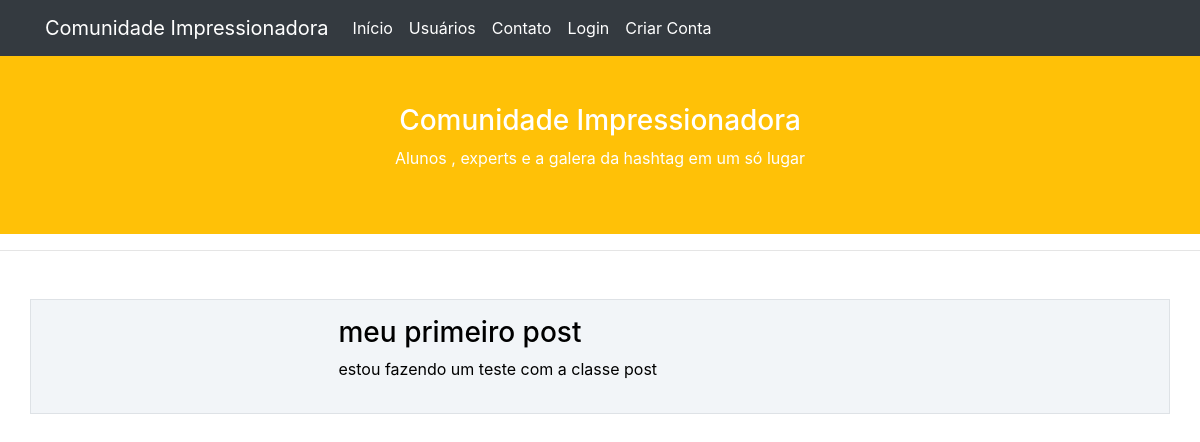
Before: / with the older database file.
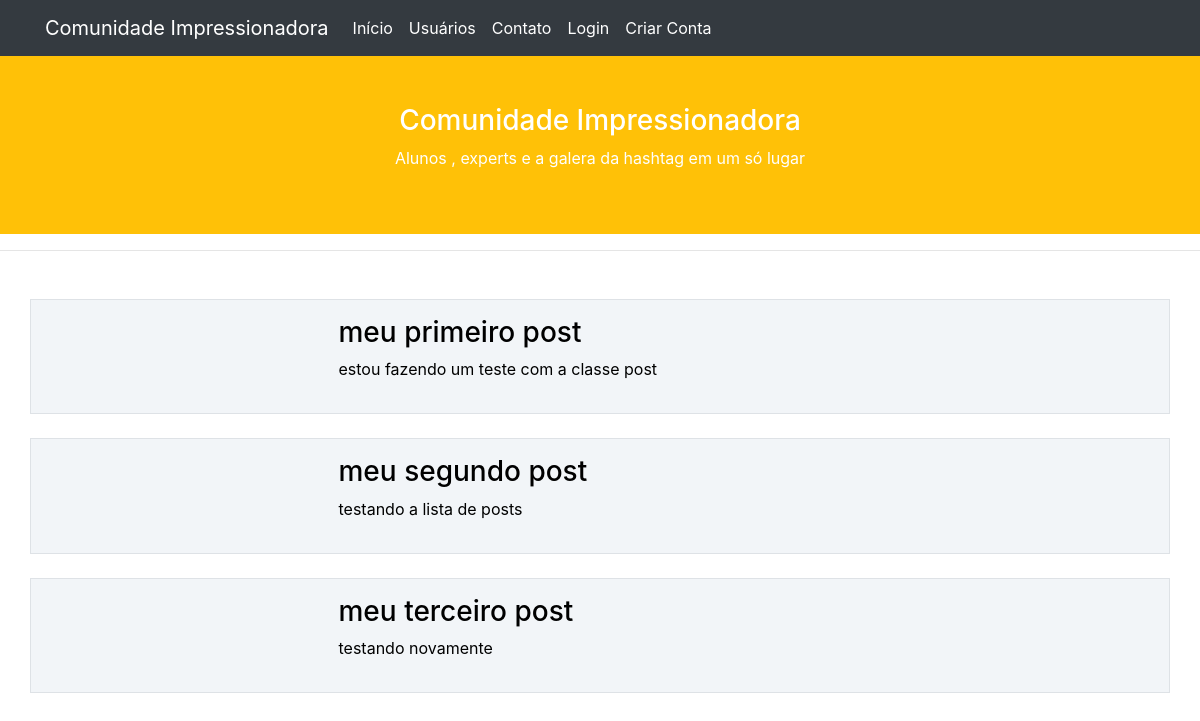
After: the same page with the newer database file.
### comunidadeimpressionadora/models.py (models this page shows)
class Post(database.Model):
     id = database.Column(database.Integer, primary_key=True)
     titulo =  database.Column(database.String, nullable=False)
     corpo =  database.Column(database.Text, nullable=False)
     data_criacao =  database.Column(database.DateTime, nullable=False, default=datetime.now)
     id_usuario = database.Column(database.Integer,
                                  database.ForeignKey('usuarios.id'),
                                  nullable=False)#relacao desta tabela com de Usuario

### comunidadeimpressionadora/routes.py (the view)
@app.route('/')   #pagina de inicio
def home():
    posts = Post.query.all()
    return render_template('home.html', posts=posts)#envia os posts  para pagina home.html

### comunidadeimpressionadora/templates/home.html (shortened to what this page needs)
{% extends 'base.html' %}
{% block body %}
<div class="container-fluid p-5 bg-warning text-white text-center">
  <h3>Comunidade Impressionadora</h3>
  <p>Alunos , experts e a galera da hashtag em um só lugar</p>
</div>
<hr>
<div class="container mt-5">
       {% for post in posts %}
     <div class="row  border mt-4 p-3 meupost">
        <div class="col col-3  ">
              <div class="image p-2">
              </div>
        </div>
        <div class="col col-9" >
            <h3>{{ post.titulo }}</h3>
            <p>{{ post.corpo }}</p>
        </div>
    </div>
      {% endfor %}
</div>
{% endblock %}

### comunidadeimpressionadora/templates/base.html (shortened to what this page needs)
<!DOCTYPE html>
<html lang="pt-br">
<head>
    <link rel="stylesheet" type="text/css" href="{{ url_for('static', filename='style.css') }}">
    <link rel="stylesheet" href="https://stackpath.bootstrapcdn.com/bootstrap/4.1.3/css/bootstrap.min.css">
</head>
<body>
    {% include 'navbar.html' %}
    {% block body %}
    {% endblock %}
</body>
</html>

### comunidadeimpressionadora/templates/navbar.html
<nav class="navbar navbar-expand-lg navbar-light bg-dark navbar-custom  ">
  <div class="container-fluid container ">
    <a class="navbar-brand .navbar-nav .nav-link" href="{{ url_for('home') }}">Comunidade Impressionadora</a>
    <div class="collapse navbar-collapse " id="navbarSupportedContent">
      <ul class="navbar-nav me-auto mb-2 mb-lg-0 ">
        <li class="nav-item">
          <a class="nav-link" aria-current="page" href="{{ url_for('home') }}">Início</a>
        </li>
        <li class="nav-item">
          <a class="nav-link" href="{{ url_for('usuarios') }}">Usuários</a>
        </li>
        <li class="nav-item">
          <a class="nav-link" href="{{ url_for('contato') }}">Contato</a>
        </li>
      </ul>
      <ul class="d-flex navbar-nav mr-0">
        {% if current_user.is_authenticated %}
          <li class="nav-item">
            <a class="nav-link" href="{{ url_for('criar_post') }}">Criar Post</a>
          </li>
          <li class="nav-item">
            <a class="nav-link" href="{{ url_for('perfil') }}">Meu Perfil</a>
          </li>
          <li class="nav-item">
            <a class="nav-link" href="{{ url_for('sair') }}">Sair</a>
          </li>
        {% else %}
          <li class="nav-item">
            <a class="nav-link" href="{{ url_for('login') }}">Login</a>
          </li>
          <li class="nav-item">
            <a class="nav-link" href="{{ url_for('criarConta') }}">Criar Conta</a>
          </li>
        {% endif %}
      </ul>
    </div>
  </div>
</nav>

### comunidadeimpressionadora/static/style.css (style rules this page uses)
.navbar-custom .navbar-nav .nav-link { color: white !important; }
.navbar-custom .navbar-brand { color: white !important; }
.meupost { background: #f2f5f8 !important; color: #000 !important; }

Changed rows visible on the page:
added Post: titulo "meu segundo post", corpo "testando a lista de posts"
added Post: titulo "meu terceiro post", corpo "testando novamente"
